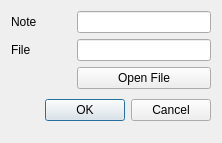
<?xml version="1.0" encoding="UTF-8"?>
<ui version="4.0">
 <class>Dialog_ProcessSetting_Commands</class>
 <widget class="QDialog" name="Dialog_ProcessSetting_Commands">
  <property name="geometry">
   <rect>
    <x>0</x>
    <y>0</y>
    <width>222</width>
    <height>143</height>
   </rect>
  </property>
  <property name="windowTitle">
   <string>Commands Process Setting</string>
  </property>
  <layout class="QFormLayout" name="formLayout">
   <item row="0" column="0">
    <widget class="QLabel" name="label_Commands_Note">
     <property name="minimumSize">
      <size>
       <width>60</width>
       <height>0</height>
      </size>
     </property>
     <property name="text">
      <string>Note</string>
     </property>
    </widget>
   </item>
   <item row="0" column="1">
    <widget class="QLineEdit" name="lineEdit_Commands_Note"/>
   </item>
   <item row="1" column="0">
    <widget class="QLabel" name="label_Commands_File">
     <property name="text">
      <string>File</string>
     </property>
    </widget>
   </item>
   <item row="1" column="1">
    <widget class="QLineEdit" name="lineEdit_Commands_File"/>
   </item>
   <item row="3" column="0" colspan="2">
    <layout class="QHBoxLayout" name="Buttons_Commands">
     <property name="spacing">
      <number>6</number>
     </property>
     <property name="leftMargin">
      <number>0</number>
     </property>
     <property name="topMargin">
      <number>0</number>
     </property>
     <property name="rightMargin">
      <number>0</number>
     </property>
     <property name="bottomMargin">
      <number>0</number>
     </property>
     <item>
      <spacer>
       <property name="orientation">
        <enum>Qt::Horizontal</enum>
       </property>
       <property name="sizeHint" stdset="0">
        <size>
         <width>131</width>
         <height>31</height>
        </size>
       </property>
      </spacer>
     </item>
     <item>
      <widget class="QPushButton" name="Button_Commands_OK">
       <property name="text">
        <string>OK</string>
       </property>
      </widget>
     </item>
     <item>
      <widget class="QPushButton" name="Button_Commands_Cancel">
       <property name="text">
        <string>Cancel</string>
       </property>
      </widget>
     </item>
    </layout>
   </item>
   <item row="2" column="1">
    <widget class="QPushButton" name="Button_Commands_File">
     <property name="text">
      <string>Open File</string>
     </property>
    </widget>
   </item>
  </layout>
 </widget>
 <resources/>
 <connections>
  <connection>
   <sender>Button_Commands_OK</sender>
   <signal>clicked()</signal>
   <receiver>Dialog_ProcessSetting_Commands</receiver>
   <slot>accept()</slot>
   <hints>
    <hint type="sourcelabel">
     <x>278</x>
     <y>253</y>
    </hint>
    <hint type="destinationlabel">
     <x>96</x>
     <y>254</y>
    </hint>
   </hints>
  </connection>
  <connection>
   <sender>Button_Commands_Cancel</sender>
   <signal>clicked()</signal>
   <receiver>Dialog_ProcessSetting_Commands</receiver>
   <slot>reject()</slot>
   <hints>
    <hint type="sourcelabel">
     <x>369</x>
     <y>253</y>
    </hint>
    <hint type="destinationlabel">
     <x>179</x>
     <y>282</y>
    </hint>
   </hints>
  </connection>
 </connections>
</ui>
